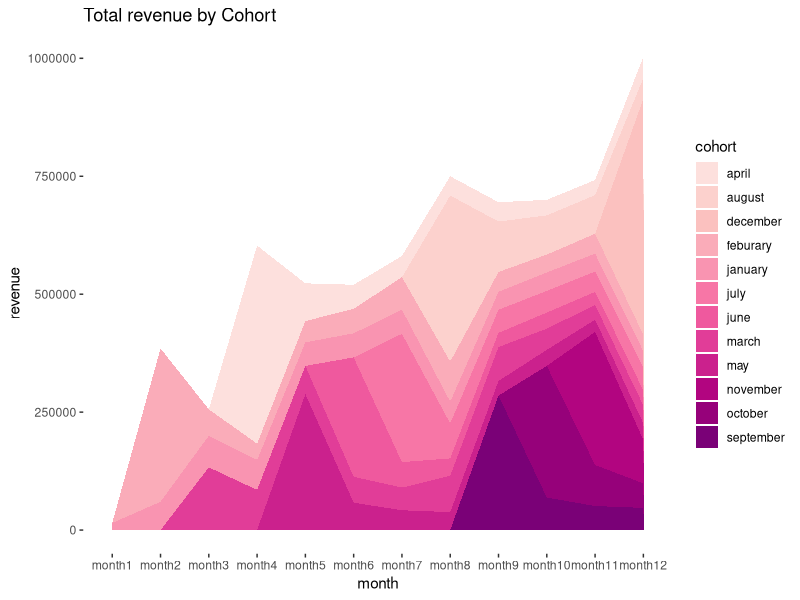
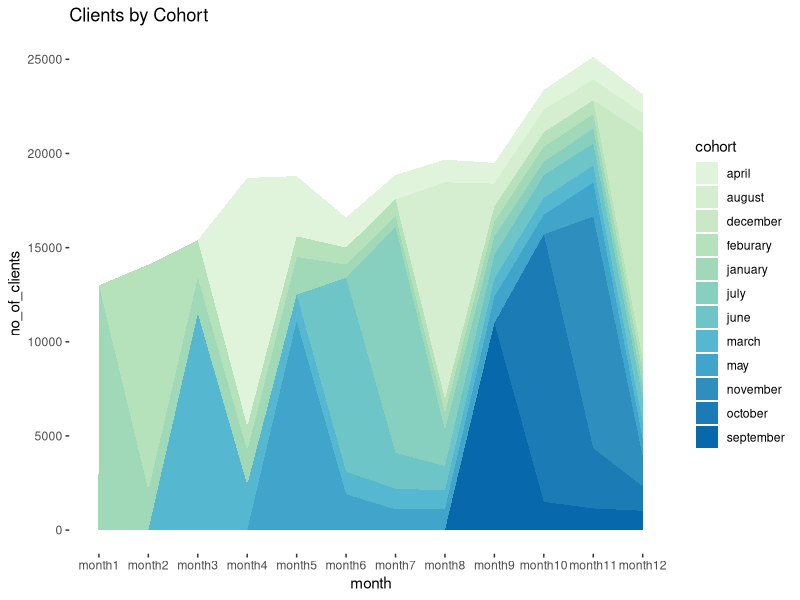
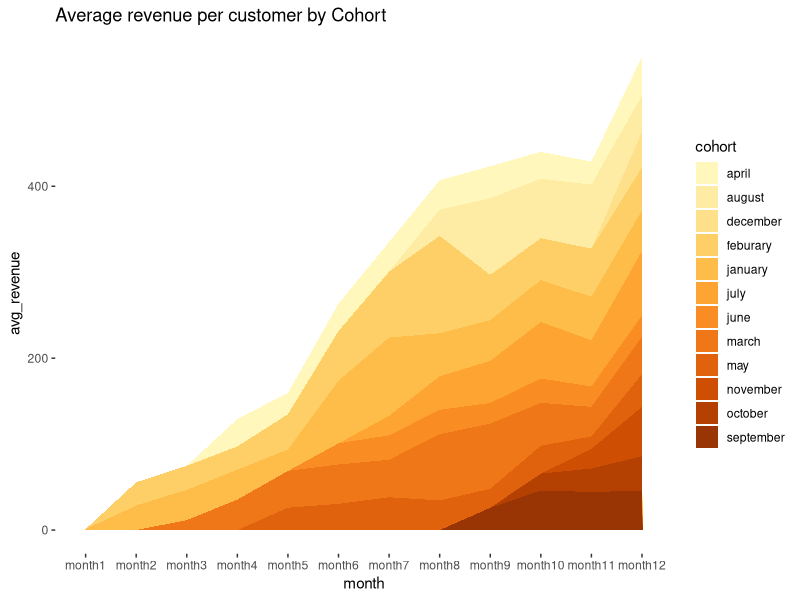
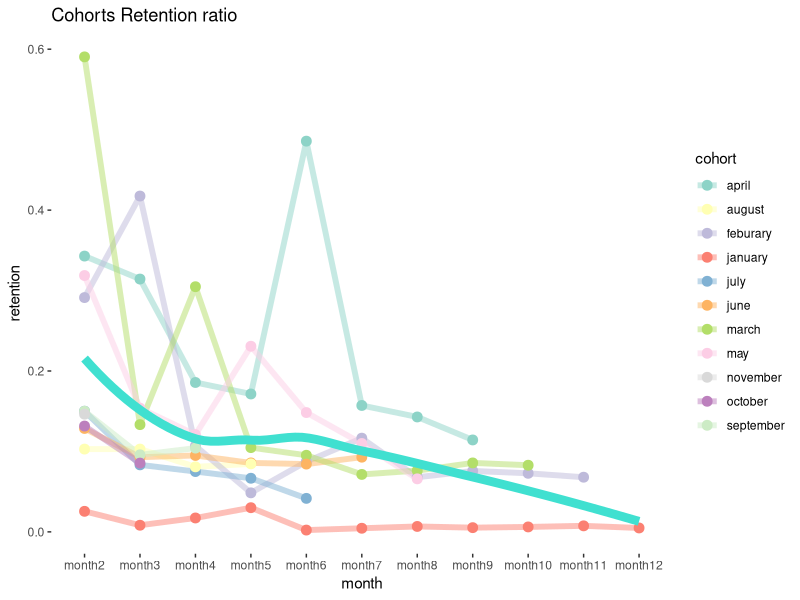
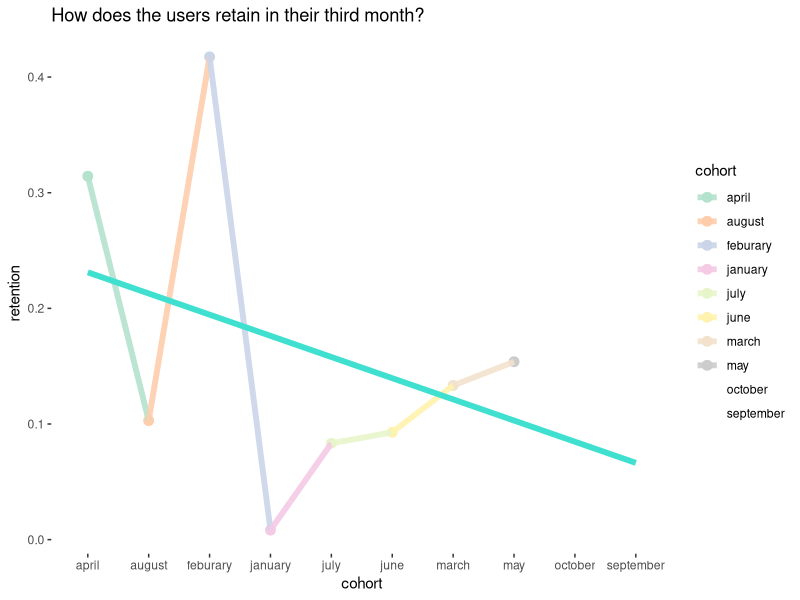
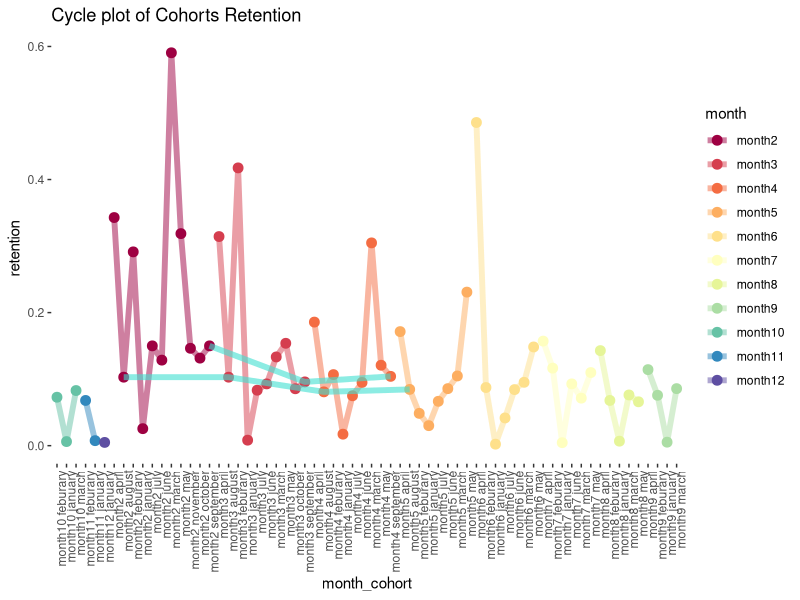

R code for these plots, in order:
library(ggplot2)
library(reshape2)
library(dplyr)
library(RColorBrewer)

# cohort analysis and charts

cohort_total <- data.frame(cohort=c('january', 'feburary', 'march', 'april', 'may', 'june', 'july', 'august', 'september', 'october', 'november', 'december'),
                           month1=c(15000,0,0,0,0,0,0,0,0,0,0,0),
                           month2=c(60000,325000,0,0,0,0,0,0,0,0,0,0),
                           month3=c(67000,56000,133000,0,0,0,0,0,0,0,0,0),
                           month4=c(63000,35000,85000,420000,0,0,0,0,0,0,0,0),
                           month5=c(50000,45000,60000,80000,288000,0,0,0,0,0,0,0),
                           month6=c(51000,52000,55000,51000,58000,253000,0,0,0,0,0,0),
                           month7=c(51000,69000,48000,45000,42000,54000,272000,0,0,0,0,0),
                           month8=c(46000,85000,77000,41000,38000,37000,74000,352000,0,0,0,0),
                           month9=c(38000,42000,72000,41000,31000,30000,49000,107000,285000,0,0,0),
                           month10=c(39000,38000,45000,33000,34000,34000,46000,83000,69000,279000,0,0),
                           month11=c(38000,42000,31000,32000,26000,28000,43000,82000,51000,87000,282000,0),
                           month12=c(35000,35000,38000,45000,35000,32000,48000,44000,47000,52000,92000,500000))

View(cohort_total)

cohort_fig1 <- melt(cohort_total, id.vars = 'cohort')

colnames(cohort_fig1) <- c('cohort', 'month', 'revenue')

palette1 <- colorRampPalette(c('#fde0dd',
                                '#fcc5c0',
                                '#fa9fb5',
                                '#f768a1',
                                '#dd3497',
                                '#ae017e',
                                '#7a0177'))
                                
                                p1 <- ggplot(cohort_fig1, aes(x=month, y=revenue, group=cohort))
                                p1 <-p1 + geom_area(aes(fill = cohort)) +
                                  scale_fill_manual(values = palette1(nrow(cohort_total))) +
                                  ggtitle('Total revenue by Cohort')
                                
                                p1 + theme(panel.background = element_blank())
                                
                                cohort_customers <- data.frame(cohort=c('january', 'feburary', 'march', 'april', 'may', 'june', 'july', 'august', 'september', 'october', 'november', 'december'),
                                                               month1=c(13000,0,0,0,0,0,0,0,0,0,0,0),
                                                               month2=c(2100,12000,0,0,0,0,0,0,0,0,0,0),
                                                               month3=c(1900,2000,11500,0,0,0,0,0,0,0,0,0),
                                                               month4=c(1800,1300,2400,13200,0,0,0,0,0,0,0,0),
                                                               month5=c(2000,1100,1400,3200,11100,0,0,0,0,0,0,0),
                                                               month6=c(700,900,1200,1600,1900,10300,0,0,0,0,0,0),
                                                               month7=c(560,900,1100,1300,1100,1900,12000,0,0,0,0,0),
                                                               month8=c(920,750,1000,1200,1100,1300,1900,11500,0,0,0,0),
                                                               month9=c(800,800,950,1100,1400,1250,1000,1200,11000,0,0,0),
                                                               month10=c(800,780,900,1050,1050,1200,700,1200,1500,14200,0,0),
                                                               month11=c(750,750,900,1200,1800,1180,800,1100,1150,3200,12300,0),
                                                               month12=c(740,700,870,1000,920,1300,640,1050,1025,1300,1600,12000))
                                
                                View(cohort_customers)
                                
                                cohort_fig2 <- melt(cohort_customers, id.vars = 'cohort')
                                colnames(cohort_fig2) <- c('cohort', 'month', 'no_of_clients')
                                
                                #View(cohort_fig2)
                                
                                num_pal <-colorRampPalette(c('#e0f3db',
                                                              '#ccebc5',
                                                              '#a8ddb5',
                                                              '#7bccc4',
                                                              '#4eb3d3',
                                                              '#2b8cbe',
                                                              '#0868ac'))
                                                              
                                                              pp <- ggplot(cohort_fig2, aes(x=month, y=no_of_clients, group=cohort))
                                                              pp <-pp + geom_area(aes(fill = cohort)) +
                                                                scale_fill_manual(values = num_pal(nrow(cohort_customers))) +
                                                                ggtitle('Clients by Cohort')
                                                              
                                                              pp + theme(panel.background = element_blank())
                                                              
                                                              #dividing the data frames
                                                              revenue_per_user <- cohort_total[,c(2:13)]/cohort_customers[,c(2:13)]
                                                              revenue_per_user[is.na(revenue_per_user)] <- 0
                                                              revenue_per_user <- cbind(cohort_total[,1], revenue_per_user)
                                                              
                                                              View(revenue_per_user)
                                                              
                                                              oranges <-colorRampPalette(c('#fff7bc',
                                                                                            '#fee391',
                                                                                            '#fec44f',
                                                                                            '#fe9929',
                                                                                            '#ec7014',
                                                                                            '#cc4c02',
                                                                                            '#993404'))
                                                                                            
                                                                                            cohort_rev_plot <- melt(revenue_per_user, id.vars = 'cohort_total[, 1]')
                                                                                            colnames(cohort_rev_plot) <- c('cohort', 'month', 'avg_revenue')
                                                                                            pc <- ggplot(cohort_rev_plot, aes(x=month, y=avg_revenue, group=cohort))
                                                                                            pc <-pc + geom_area(aes(fill = cohort)) +
                                                                                              scale_fill_manual(values = oranges(nrow(cohort_customers))) +
                                                                                              ggtitle('Average revenue per customer by Cohort')
                                                                                            
                                                                                            pc + theme(panel.background = element_blank())
                                                                                            
                                                                                            
# Retention Analysis
                                                                                            
cohort_users <- data.frame(cohort=c('january', 'feburary', 'march', 'april', 'may', 'june', 'july', 'august', 'september', 'october', 'november', 'december'),
                           month1=c(133000,0,0,0,0,0,0,0,0,0,0,0),
                           month2=c(3400,10300,0,0,0,0,0,0,0,0,0,0),
                           month3=c(1100,3000,10500,0,0,0,0,0,0,0,0,0),
                           month4=c(2300,4300,6200,7000,0,0,0,0,0,0,0,0),
                           month5=c(4000,1100,1400,2400,9100,0,0,0,0,0,0,0),
                           month6=c(300,500,3200,2200,2900,14000,0,0,0,0,0,0),
                           month7=c(600,900,1100,1300,1400,1800,12000,0,0,0,0,0),
                           month8=c(900,1200,1000,1200,1100,1300,1800,13600,0,0,0,0),
                           month9=c(700,700,750,3400,2100,1330,1000,1400,12000,0,0,0),
                           month10=c(820,780,800,1100,1350,1200,900,1400,1800,15200,0,0),
                           month11=c(1000,750,900,1000,1000,1180,800,1100,1150,2000,12300,0),
                           month12=c(650,700,870,800,600,1300,500,1150,1250,1300,1800,25000))
                                                                                            
View(cohort_users)
                                                                                            
cohort_users1 <- cohort_users 
totcols <- ncol(cohort_users1)
for (i in 1:nrow(cohort_users1)) { 
  df <- cohort_users1[i,] 
  df <- df[ , !df[]==0] 
  partcols <- ncol(df)
                                                                                              
  if (partcols < totcols) df[, c((partcols+1):totcols)] <- 0
  cohort_users1[i,] <- df 
  }
                                                                                            
#retention
a <- cohort_users1[,c(2:13)]
b <- cohort_users1[,2]
retention <- apply(a, 2, function(a) a/b )
retention <- data.frame(cohort=(cohort_users1$cohort), retention)
View(retention)
retention <- retention[,-2]
                                                                                            
cohort_plot <- melt(retention, id.vars = 'cohort')
colnames(cohort_plot) <- c('cohort', 'month', 'retention')
cohort_plot <- filter(cohort_plot, retention != 0)
c <- ggplot(cohort_plot, aes(x=month, y=retention, group=cohort, colour=cohort))
c <-c + geom_line(size=2, alpha=0.5) +
  geom_point(size=3, alpha=1) +
  geom_smooth(aes(group=1), method = 'loess', size=3, colour='turquoise', se=FALSE) +
  labs(title='Cohorts Retention ratio')
                                                                                            
c + scale_colour_brewer(palette="Set3") + theme(panel.background = element_blank())
                                                                                                                    
#Third Month Retention Analysis
cohort_plot1 <- filter(cohort_plot, month=='month3') 
c <- ggplot(cohort_plot1, aes(x=cohort, y=retention, colour=cohort))
c <- c + geom_point(size=3) +
  geom_line(aes(group=1), size=2, alpha=0.9) +
  geom_smooth(aes(group=1), size=2, colour='turquoise', method = 'lm', se=FALSE) +
  labs(title="How does the users retain in their third month?")
                                                                                                                    
c + scale_colour_brewer(palette="Pastel2") + theme(panel.background = element_blank())
                                                                                            
# cycle plot
cohort_cycle_plot <- cohort_plot
cohort_cycle_plot <- mutate(cohort_cycle_plot, month_cohort = paste(month, cohort))
cp <- ggplot(cohort_cycle_plot, aes(x=month_cohort, y=retention, group=month, colour=month))
                                                                                            
d1 <- filter(cohort_cycle_plot, cohort=='august')
d2 <- filter(cohort_cycle_plot, cohort=='september')
                                                                                            
cp <- cp + geom_point(size=3) +
  geom_line(aes(group=month), size=2, alpha=1/2) +
  labs(title="Cycle plot of Cohorts Retention") +
  geom_line(data=d1, aes(group=1), colour='turquoise', size=2, alpha=0.6) +
  geom_line(data=d2, aes(group=1), colour='turquoise', size=2, alpha=0.6) +
  theme(axis.text.x = element_text(angle = 90, hjust = 1))
                                                                                            
cp + scale_colour_brewer(palette="Spectral") + theme(panel.background = element_blank())
                                                                                            